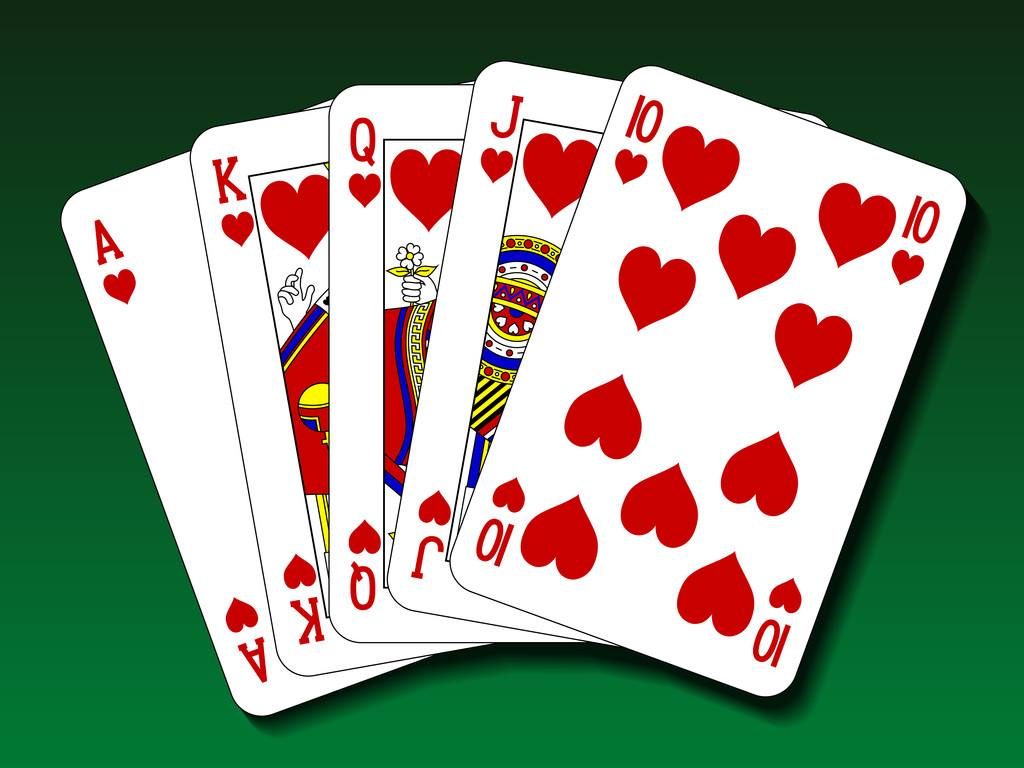
#> input picture Opencv学习/2、整体的系统学习/res/puke.jpg, 1024 x 768 px
$ python '4、截取图片并平整的显示Warp Prespective.py'
#> lines starting #> are read from the running program, lines starting #| are printed output that depends on the picture
# author: "xiaochaosui"
# time: '2020/12/19 17:24'
# mail: '939103485@qq.com'
import cv2
import numpy as np
img = cv2.imread('res/puke.jpg')
#> img is the input picture: shape (768, 1024, 3); mean B, G, R 123.2, 143.1, 131.3
w, h = 250,350
# 原图需要截取下来的图
pts1 = np.float32([[644,67],[964,190],[452,578],[780,693]])
# 生成多大尺寸的图 平整
pts2 = np.float32([[0,0],[w,0],[0,h],[w,h]])
# 将两个矩阵 透析成一个矩阵 将pts1投影到pts2c
matrix = cv2.getPerspectiveTransform(pts1,pts2)
#
imgOutput = cv2.warpPerspective(img,matrix,(w,h))
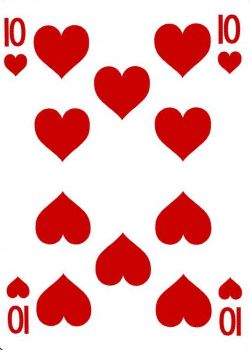
#> imgOutput: shape (350, 250, 3); mean B, G, R 187, 187.1, 238.9
cv2.imshow('img',img)
cv2.imshow('imgOutput',imgOutput)
cv2.waitKey(0)
cv2.destroyAllWindows()

$ run again, with Opencv学习/2、整体的系统学习/res/shapes.png saved as Opencv学习/2、整体的系统学习/res/puke.jpg
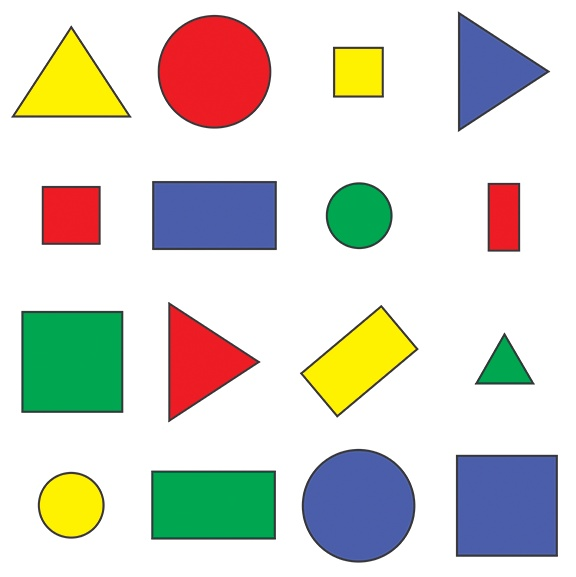
#> input picture Opencv学习/2、整体的系统学习/res/shapes.png, 576 x 577 px
#> img is the input picture: shape (577, 576, 3); mean B, G, R 205.1, 214.2, 214.1
#> `imgOutput = cv2.warpPerspective(img,matrix,(w,h))`:
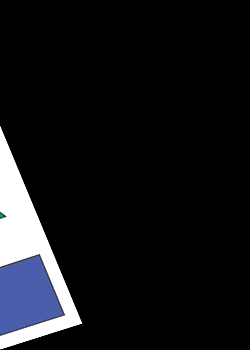
#> imgOutput: shape (350, 250, 3); mean B, G, R 23.1, 20.1, 19.3
